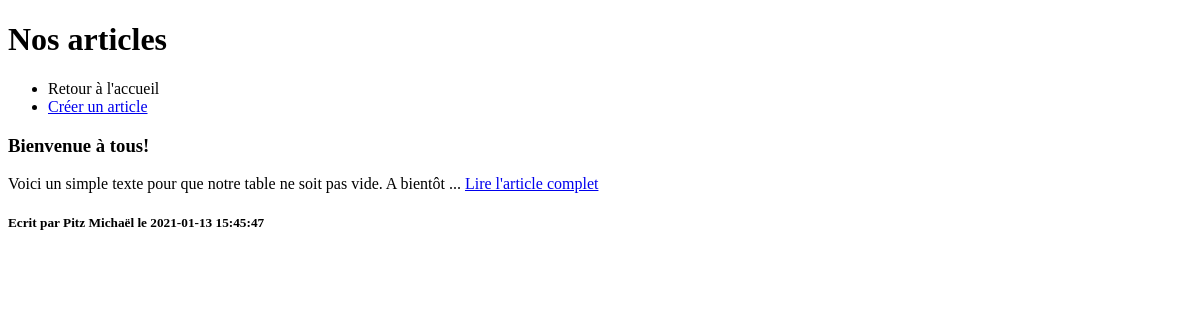
Before: / with the older database file.
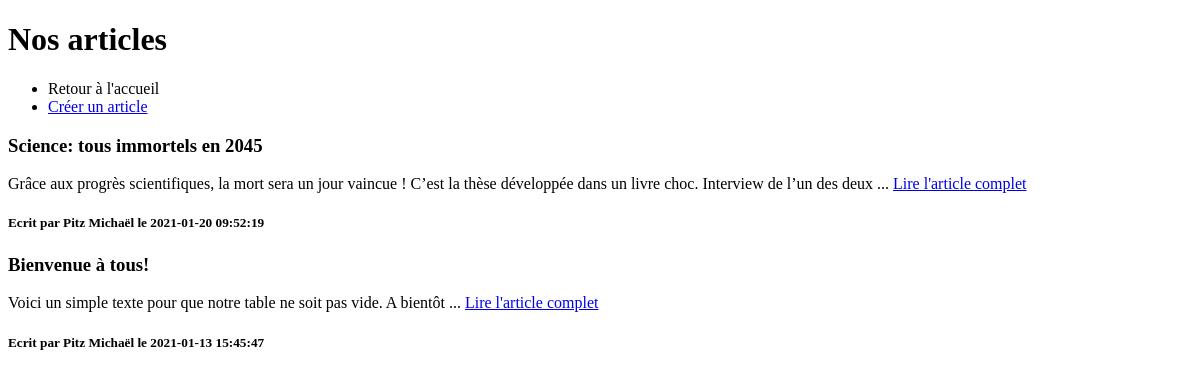
After: the same page with the newer database file.
### tables this page shows
CREATE TABLE IF NOT EXISTS `article` (
                                         `idarticle` int(10) UNSIGNED NOT NULL AUTO_INCREMENT,
                                         `articleTitle` varchar(180) NOT NULL,
                                         `articleSlug` varchar(180) DEFAULT NULL,
                                         `articleText` text NOT NULL,
                                         `articleDateTime` datetime DEFAULT current_timestamp(),
                                         `articleAuthor` varchar(250) NOT NULL,
                                         PRIMARY KEY (`idarticle`),
                                         UNIQUE KEY `articleSlug_UNIQUE` (`articleSlug`)
);

### public/index.php (called while the page is built, shortened)
<?php
require_once "../model/Article.php";
require_once "../model/ArticleManager.php";
require_once "../model/MyPDO.php";
try{
    $myConnect = new MyPDO(DB_TYPE.":host=".DB_HOST.";dbname=".DB_NAME.";port=".DB_PORT.";charset=".DB_CHARSET,DB_LOGIN,DB_PWD,true);
}catch(PDOException $e){
    die($e->getMessage());
}
$ArticleManager = new ArticleManager($myConnect);
$recupAll = $ArticleManager->readAllArticle();
if(empty($recupAll)){
    $error = "Pas encore d'article dans la table";
}else {
    foreach ($recupAll as $item) {
        $afficheAllArticle[] = new Article($item);
    }
}
require_once "../view/indexView.php";

### model/ArticleManager.php (called while the page is built, shortened)
<?php
class ArticleManager
{
    private MyPDO $db;
    public function __construct(MyPDO $connect){
        $this->db = $connect;
    }
    public function readAllArticle(): Array {
        $sql = "SELECT * FROM article ORDER BY articleDateTime DESC";
        $recupAll = $this->db->query($sql);
        if($recupAll->rowCount()) {
            return $recupAll->fetchAll(PDO::FETCH_ASSOC);
        }else{
            return [];
        }
    }
    public static function cutTheText(string $text, int $nbChars): string{
        $cutText = substr($text,0,$nbChars);
        return $cutText = substr($cutText,0,strrpos($cutText," "));
    }
}

### model/Article.php (called while the page is built, shortened)
<?php
class Article
{
    private string $articleTitle;
    private string $articleSlug;
    private string $articleText;
    private string $articleDateTime;
    private string $articleAuthor;
    private function hydrate(Array $datas){
        foreach($datas as $key => $value){
            $methodSetters = "set".ucfirst($key);
        }
    }
    public function getArticleTitle(): string
    {
        return $this->articleTitle;
    }
    public function getArticleSlug(): string
    {
        return $this->articleSlug;
    }
    public function getArticleText(): string
    {
        return $this->articleText;
    }
    public function getArticleDateTime(): string
    {
        return $this->articleDateTime;
    }
    public function getArticleAuthor(): string
    {
        return $this->articleAuthor;
    }
    public function setArticleTitle(string $articleTitle): void
    {
        $this->articleTitle = strip_tags(trim($articleTitle));
    }
    public function setArticleSlug(string $articleSlug): void
    {
        $this->articleSlug = $articleSlug;
    }
    public function setArticleText(string $articleText): void
    {
        $this->articleText = $articleText;
    }
    public function setArticleDateTime(string $articleDateTime): void
    {
        $this->articleDateTime = $articleDateTime;
    }
    public function setArticleAuthor(string $articleAuthor): void
    {
        $this->articleAuthor = $articleAuthor;
    }
}

### view/indexView.php (the view, shortened to what this page needs)
<!doctype html>
<html lang="en">
<head>
</head>
<body>
<h1>Nos articles</h1>
<ul>
    <li>Retour à l'accueil</li>
    <li><a href="?create">Créer un article</a></li>
</ul>
<?php
if (isset($error)):
?>
<h2><?=$error?></h2>
<?php
else:
    foreach ($afficheAllArticle as $item):
        ?>
        <h3><?= $item->getArticleTitle() ?></h3>
        <p><?= ArticleManager::cutTheText($item->getArticleText(),150) ?> ... <a href="?titre=<?=$item->getArticleSlug()?>">Lire l'article complet</a></p>
        <h5>Ecrit par <?= $item->getArticleAuthor() ?> le <?= $item->getArticleDateTime() ?></h5>
    <?php
    endforeach;
endif;
?>
</body>
</html>

Changed rows visible on the page:
added article: articleTitle "Science: tous immortels en 2045", articleText "Grâce aux progrès scientifiques, la mort sera un jour vaincue ! C’est la thèse développée dans un livre choc. Interview de l’un des deux", articleAuthor "Pitz Michaël", articleDateTime "2021-01-20 09:52:19"
